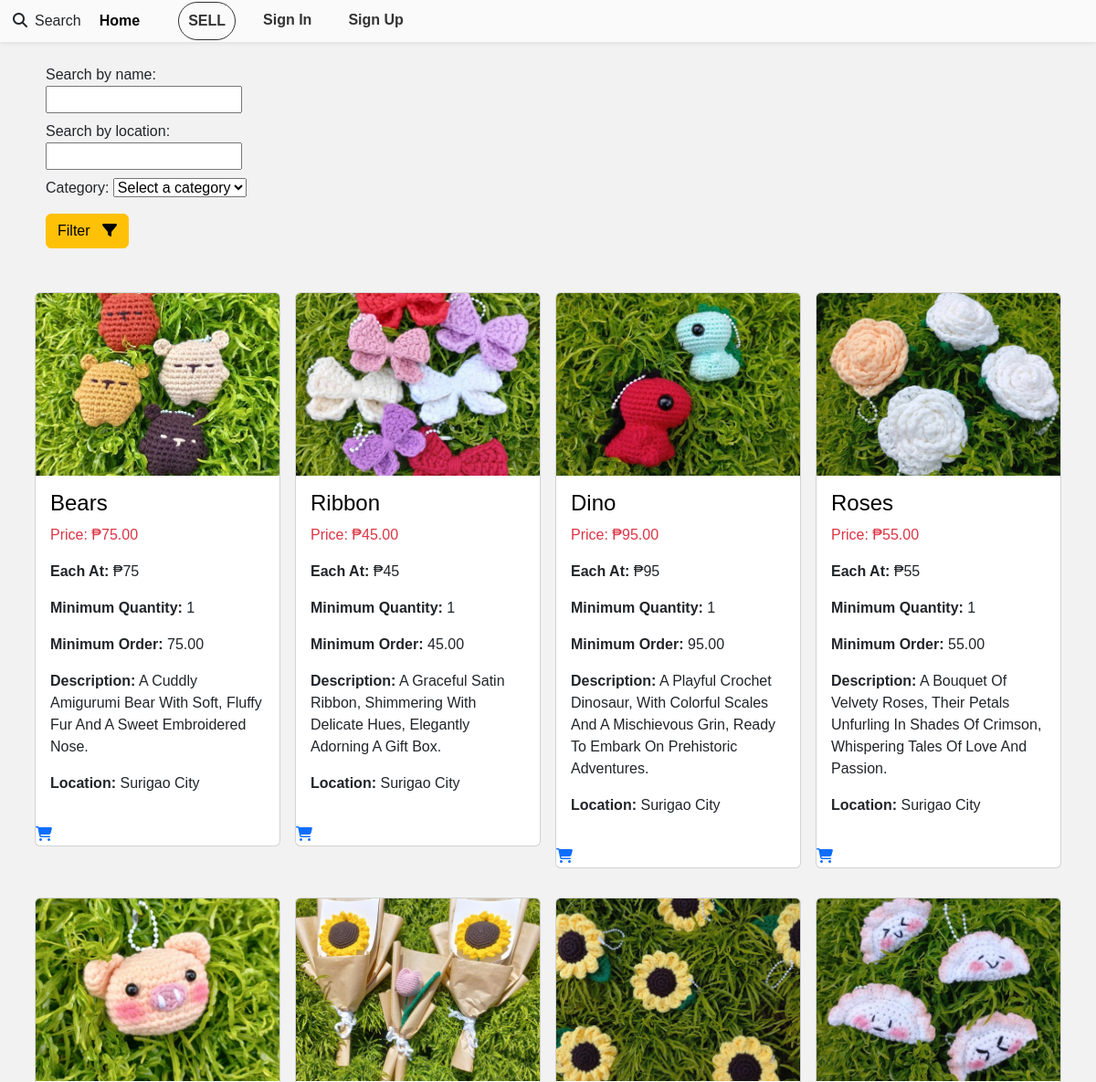
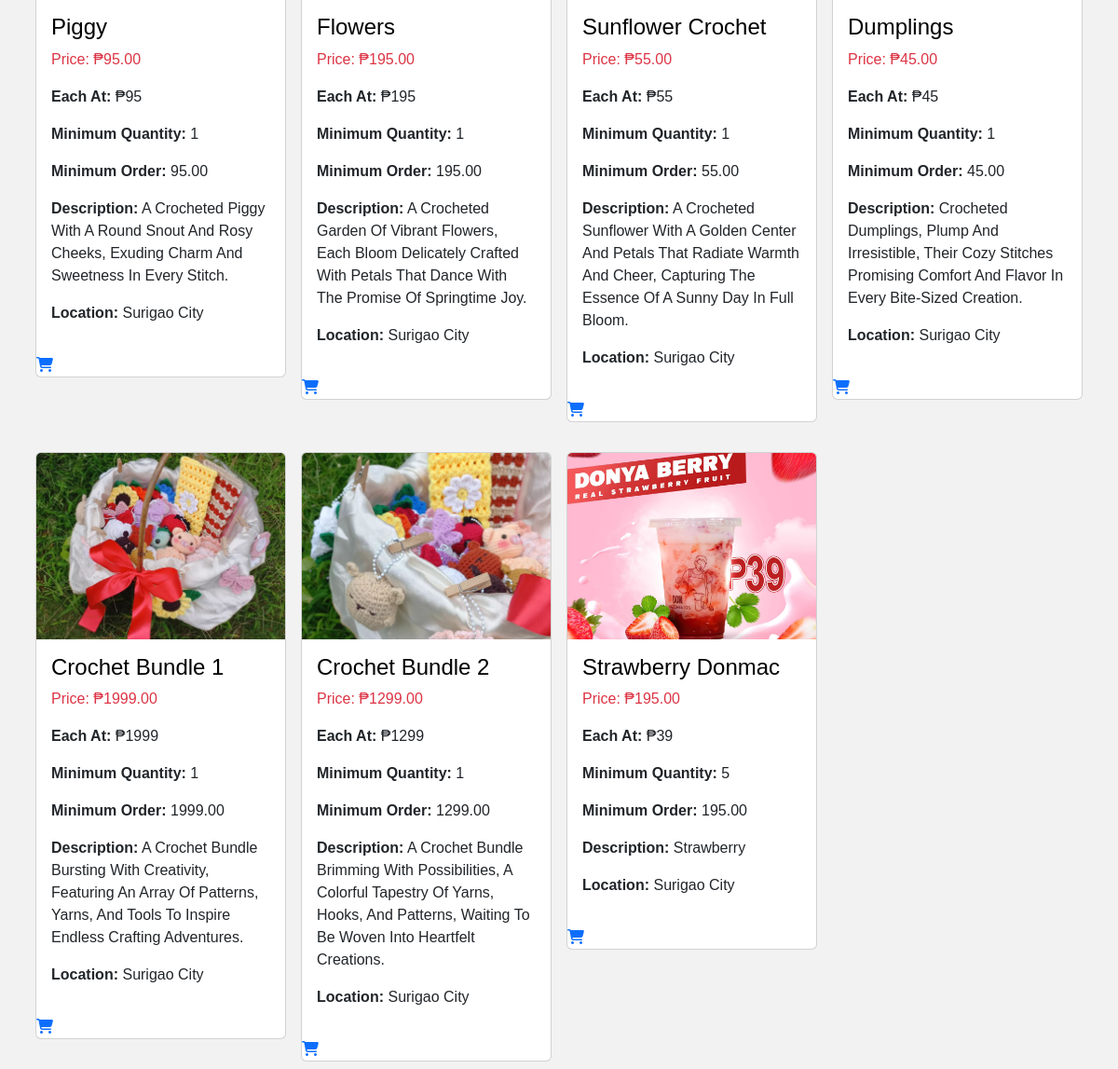
Page /product_search/ on the committed database (2 pictures, top to bottom).
### product/models.py (models this page shows, shortened)
class Product(models.Model):
    CATEGORIES = (
        ('Crochets', 'Crochets'),
        ('Crochet Bundles', 'Crochet Bundles'),
        ('Donmac', 'Donmac')
    )
    STARS = (
        ('1', '1'),
        ('2', '2'),
        ('3', '3'),
        ('4', '4'),
        ('5', '5')
    )
    owner = models.ForeignKey(User, on_delete=models.CASCADE)
    name = models.CharField(max_length=30)
    category = models.CharField(max_length=25, default="crochets", choices=CATEGORIES)
    quantity = models.IntegerField(default=5)
    description = models.CharField(max_length=200)
    image = models.ImageField(upload_to="products")
    price = models.IntegerField()
    star = models.CharField(max_length=15, default='1', choices=STARS)
    location = models.CharField(max_length=50)
    unit_price = models.DecimalField(max_digits=10, decimal_places=2, blank=True, null=True)

### product/views.py (the view)
# urls.py: path("product_search/", views.product_search, name="product_search"),
def product_search(request):
    form = ProductSearchForm(request.GET)
    products = Product.objects.all()
    if form.is_valid():
        name = form.cleaned_data.get('name')
        location = form.cleaned_data.get('location')
        category = form.cleaned_data.get('category')
        if name:
            products = products.filter(Q(name__icontains=name))
        if location:
            products = products.filter(Q(location__icontains=location))
        if category and category != 'Select a category':
            products = products.filter(Q(category=category))
    context = {
        'form': form,
        'products': products
    }
    return render(request, 'product/product_search.html', context)

### product/forms.py
class ProductSearchForm(forms.Form):
    name = forms.CharField(required=False, label='Search by name')
    location = forms.CharField(required=False, label='Search by location')
    category_choices = list(Product.CATEGORIES)  # Convert to a list
    category = forms.ChoiceField(
        required=False,
        label='Category',
        choices=[('', 'Select a category')] + category_choices
    )

### product/templates/product/product_search.html
{% extends 'Account/base.html' %}
{% load crispy_forms_tags %}
{% block content %}
<div class="container mt-3">
    <div class="row">
        <div class="col-md-12">
            <form method="get" action="{% url 'product:product_search' %}">
                <div class="form-row align-items-center m-2">
                    <div class="col-md-3">
                        {{ form.name.label_tag }}
                        {{ form.name }}
                    </div>
                    <div class="col-md-3 mt-2">
                        {{ form.location.label_tag }}
                        {{ form.location }}
                    </div>
                    <div class="col-md-3 mt-2">
                        {{ form.category.label_tag }}
                        {{ form.category }}
                    </div>
                    <div class="col-md-3 mt-3">
                        <button type="submit" class="btn btn-warning">Filter &nbsp; <i class="fa-solid fa-filter"></i></button>
                    </div>
                </div>
            </form>
        </div>
    </div>
</div>
<div class="container mt-3">
    <div class="row">
        {% for product in products %}
        <div class="col-md-3 p-2">
            <div class="card h-80 mt-3">
                <a class="text-decoration-none" href="{% url 'product:product_details' product.id %}">
                    <img class="card-img-top" src="{{ product.image.url }}" alt="{{ product.name }}" style="height: 200px; object-fit: cover; width: 100%;">
                </a>
                <div class="card-body text-capitalize">
                    <h2 class="card-title text-black text-capitalize fs-4">{{ product.name }}</h2>
                    <p class="card-text text-danger fw-2">Price: ₱{{ product.unit_price }}</p>
                    <p><strong class="fw-bold">Each at:</strong> ₱{{ product.price }}</p>
                    <p><strong class="fw-bold">Minimum quantity:</strong> {{ product.quantity }}</p>
                    <p><strong class="fw-bold">Minimum order:</strong> {{ product.unit_price }}</p>
                    <p><strong class="fw-bold">Description:</strong> {{ product.description }}</p>
                    <p class="text-capitalize"> <strong class="fw-bold">Location:</strong> {{ product.location }}</p>
                </div>
                <a href="{% url 'cart:addtocart' product.id %}" class="text-decoration-none color-warning">
                    <i class="fa-solid fa-shopping-cart"></i>
                </a>
            </div>
        </div>
        {% endfor %}
    </div>
</div>
{% endblock content %}

### Account/templates/Account/base.html (style rules this page uses)
body, p, h1, h2, h3, h4, h5, h6, span, div, a, li, ul, ol, button, input, select, textarea { font-family: 'Montserrat', sans-serif; }
body { background-color: #f2f2f2; background-repeat: no-repeat; background-size: cover; }

### rows in the picture
Product: image (picture), name "Bears", unit_price "75.00", price "75", quantity "1", description "A Cuddly Amigurumi Bear With Soft, Fluffy Fur And A Sweet Embroidered Nose.", location "Surigao City"
Product: image (picture), name "Ribbon", unit_price "45.00", price "45", quantity "1", description "A Graceful Satin Ribbon, Shimmering With Delicate Hues, Elegantly Adorning A Gift Box.", location "Surigao City"
Product: image (picture), name "Dino", unit_price "95.00", price "95", quantity "1", description "A Playful Crochet Dinosaur, With Colorful Scales And A Mischievous Grin, Ready To Embark On Prehistoric Adventures.", location "Surigao City"
Product: image (picture), name "Roses", unit_price "55.00", price "55", quantity "1", description "A Bouquet Of Velvety Roses, Their Petals Unfurling In Shades Of Crimson, Whispering Tales Of Love And Passion.", location "Surigao City"
Product: image (picture), name "Piggy", unit_price "95.00", price "95", quantity "1", description "A Crocheted Piggy With A Round Snout And Rosy Cheeks, Exuding Charm And Sweetness In Every Stitch.", location "Surigao City"
Product: image (picture), name "Flowers", unit_price "195.00", price "195", quantity "1", description "A Crocheted Garden Of Vibrant Flowers, Each Bloom Delicately Crafted With Petals That Dance With The Promise Of Springtime Joy.", location "Surigao City"
Product: image (picture), name "Sunflower Crochet", unit_price "55.00", price "55", quantity "1", description "A Crocheted Sunflower With A Golden Center And Petals That Radiate Warmth And Cheer, Capturing The Essence Of A Sunny Day In Full Bloom.", location "Surigao City"
Product: image (picture), name "Dumplings", unit_price "45.00", price "45", quantity "1", description "Crocheted Dumplings, Plump And Irresistible, Their Cozy Stitches Promising Comfort And Flavor In Every Bite-Sized Creation.", location "Surigao City"
Product: image (picture), name "Crochet Bundle 1", unit_price "1999.00", price "1999", quantity "1", description "A Crochet Bundle Bursting With Creativity, Featuring An Array Of Patterns, Yarns, And Tools To Inspire Endless Crafting Adventures.", location "Surigao City"
Product: image (picture), name "Crochet Bundle 2", unit_price "1299.00", price "1299", quantity "1", description "A Crochet Bundle Brimming With Possibilities, A Colorful Tapestry Of Yarns, Hooks, And Patterns, Waiting To Be Woven Into Heartfelt Creations.", location "Surigao City"
Product: image (picture), name "Strawberry Donmac", unit_price "195.00", price "39", quantity "5", description "Strawberry", location "Surigao City"
